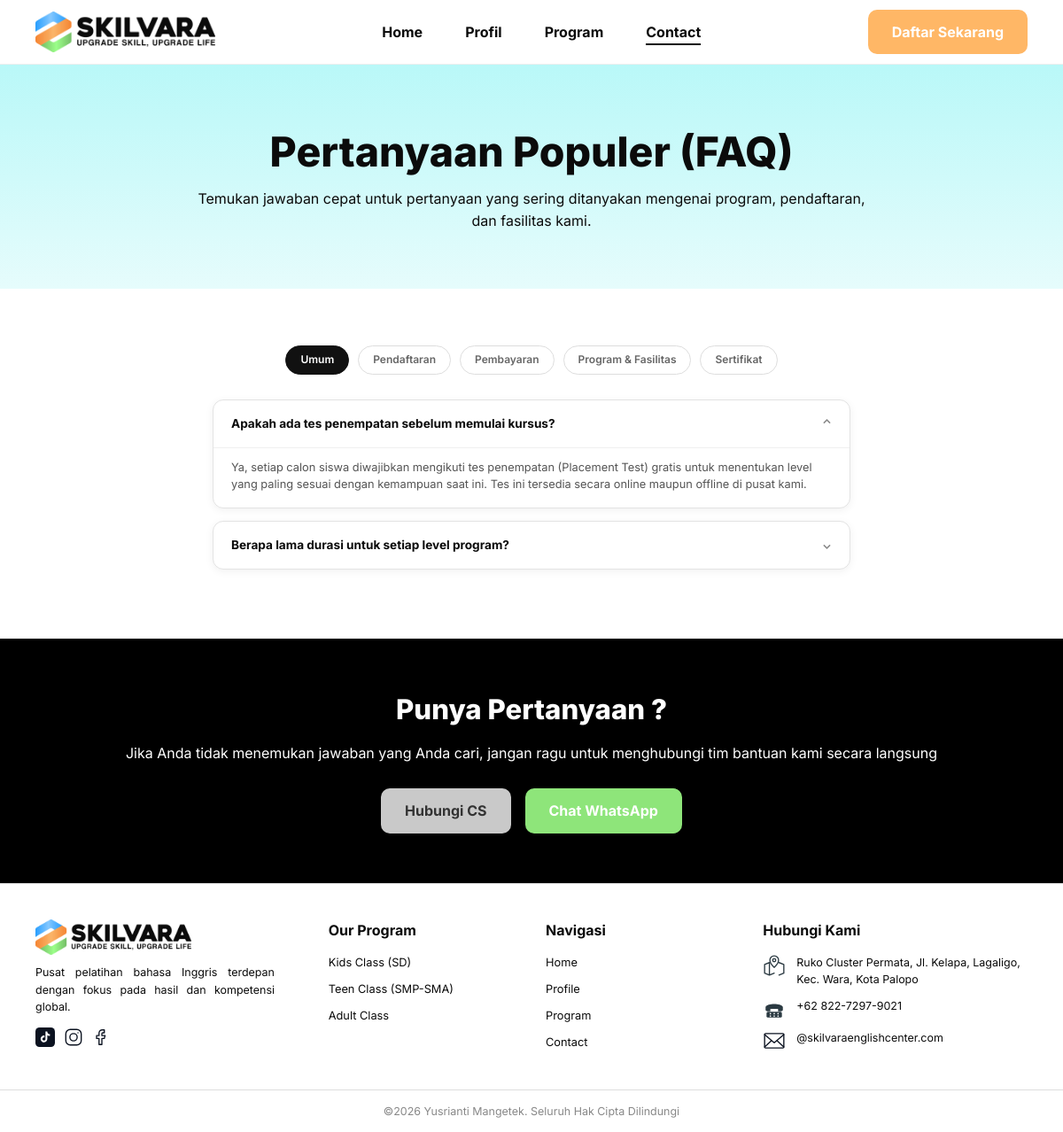
/pages/faq.php, run on the app's committed database.
### tables this page shows
CREATE TABLE `faq_categories` (
  `id`         INT UNSIGNED NOT NULL AUTO_INCREMENT,
  `name`       VARCHAR(60) NOT NULL,
  `slug`       VARCHAR(60) NOT NULL,
  `sort_order` TINYINT UNSIGNED NOT NULL DEFAULT 0,
  PRIMARY KEY (`id`),
  UNIQUE KEY `uq_faqcat_slug` (`slug`)
);

CREATE TABLE `faqs` (
  `id`          INT UNSIGNED NOT NULL AUTO_INCREMENT,
  `category_id` INT UNSIGNED NOT NULL,
  `question`    VARCHAR(255) NOT NULL,
  `answer`      TEXT         NOT NULL,
  `sort_order`  TINYINT UNSIGNED NOT NULL DEFAULT 0,
  `is_active`   TINYINT(1)   NOT NULL DEFAULT 1,
  PRIMARY KEY (`id`),
  KEY `idx_faq_cat` (`category_id`),
  CONSTRAINT `fk_faq_cat` FOREIGN KEY (`category_id`) REFERENCES `faq_categories` (`id`) ON DELETE CASCADE ON UPDATE CASCADE
);

CREATE TABLE `programs` (
  `id`                INT UNSIGNED NOT NULL AUTO_INCREMENT,
  `slug`              VARCHAR(50)  NOT NULL,
  `name`              VARCHAR(100) NOT NULL,
  `short_name`        VARCHAR(50)  NOT NULL,
  `image`             VARCHAR(120) NOT NULL,
  `price`             DECIMAL(12,0) NOT NULL DEFAULT 0,
  `total_sessions`    SMALLINT UNSIGNED NOT NULL DEFAULT 0,
  `has_module`        TINYINT(1)   NOT NULL DEFAULT 1,
  `tryout_count`      TINYINT UNSIGNED NOT NULL DEFAULT 0,
  `short_description` VARCHAR(300) NOT NULL,
  `description`       TEXT         NOT NULL,
  `sort_order`        TINYINT UNSIGNED NOT NULL DEFAULT 0,
  `is_active`         TINYINT(1)   NOT NULL DEFAULT 1,
  `created_at`        TIMESTAMP    NOT NULL DEFAULT CURRENT_TIMESTAMP,
  PRIMARY KEY (`id`),
  UNIQUE KEY `uq_programs_slug` (`slug`)
);

### config/database.php (called while the page is built, shortened)
<?php
function db(): PDO
{
    static $pdo = null;
    if ($pdo === null) {
        $dsn = sprintf('mysql:host=%s;port=%d;dbname=%s;charset=utf8mb4', DB_HOST, DB_PORT, DB_NAME);
        try {
            $pdo = new PDO($dsn, DB_USER, DB_PASS, [
                PDO::ATTR_ERRMODE            => PDO::ERRMODE_EXCEPTION,
                PDO::ATTR_DEFAULT_FETCH_MODE => PDO::FETCH_ASSOC,
                PDO::ATTR_EMULATE_PREPARES   => false,
            ]);
        } catch (PDOException $e) {
            http_response_code(500);
            exit('<h2>Koneksi database gagal</h2>'
                . '<p>Pastikan MySQL di Laragon sudah <b>Start</b> dan database <code>' . DB_NAME . '</code> sudah di-import '
                . '(lihat README.md).</p><pre>' . htmlspecialchars($e->getMessage()) . '</pre>');
        }
    }
    return $pdo;
}

### includes/functions.php (called while the page is built, shortened)
<?php
require_once __DIR__ . '/../config/database.php';
function base_url(string $path = ''): string
{
    static $base = null;
    if ($base === null) {
        $docRoot = realpath($_SERVER['DOCUMENT_ROOT'] ?? '') ?: '';
        $root    = realpath(ROOT_PATH) ?: ROOT_PATH;
        $docRoot = str_replace('\\', '/', $docRoot);
        $root    = str_replace('\\', '/', $root);
        if ($docRoot !== '' && stripos($root, $docRoot) === 0) {
            $base = rtrim(substr($root, strlen($docRoot)), '/');
        } else {
            $base = '';
        }
    }
    return $base . '/' . ltrim($path, '/');
}
function asset(string $path): string
{
    return base_url('assets/' . ltrim($path, '/'));
}
function e($value): string
{
    return htmlspecialchars((string) $value, ENT_QUOTES, 'UTF-8');
}
function get_setting(string $key, string $default = ''): string
{
    static $cache = null;
    if ($cache === null) {
        $cache = db()->query('SELECT setting_key, setting_value FROM site_settings')->fetchAll(PDO::FETCH_KEY_PAIR);
    }
    return $cache[$key] ?? $default;
}

### pages/faq.php (the view, shortened to what this page needs)
<?php
require_once __DIR__ . '/../includes/header.php';
$categories = db()->query('SELECT id, name, slug FROM faq_categories ORDER BY sort_order, id')->fetchAll();
$faqs = db()->query('SELECT f.question, f.answer, c.slug AS cat FROM faqs f JOIN faq_categories c ON c.id = f.category_id WHERE f.is_active = 1 ORDER BY f.sort_order, f.id')->fetchAll();
$wa = preg_replace('/\D+/', '', get_setting('whatsapp', '6282272979021'));
?>
<section class="hero hero-small hero-center">
    <div class="container">
        <h1>Pertanyaan Populer (FAQ)</h1>
        <p>Temukan jawaban cepat untuk pertanyaan yang sering ditanyakan mengenai program, pendaftaran, dan fasilitas kami.</p>
    </div>
</section>
<section class="section">
    <div class="container faq-wrap">
        <div class="tabs" role="tablist" data-faq-tabs>
            <?php foreach ($categories as $i => $c): ?>
                <button type="button" role="tab" class="tab <?= $i === 0 ? 'active' : '' ?>" data-cat="<?= e($c['slug']) ?>"><?= e($c['name']) ?></button>
            <?php endforeach; ?>
        </div>
        <div class="faq-list" data-faq-list>
            <?php foreach ($faqs as $f): ?>
                <details class="faq-item" data-cat="<?= e($f['cat']) ?>">
                    <summary><?= e($f['question']) ?></summary>
                    <p><?= e($f['answer']) ?></p>
                </details>
            <?php endforeach; ?>
        </div>
    </div>
</section>
<section class="cta-dark">
    <div class="container center">
        <h2>Punya Pertanyaan ?</h2>
        <p>Jika Anda tidak menemukan jawaban yang Anda cari, jangan ragu untuk menghubungi tim bantuan kami secara langsung</p>
        <div class="btn-row center-row">
            <a class="btn btn-grey" href="<?= base_url('pages/contact.php') ?>">Hubungi CS</a>
            <a class="btn btn-green" href="https://wa.me/<?= e($wa) ?>" target="_blank" rel="noopener">Chat WhatsApp</a>
        </div>
    </div>
</section>
<?php require_once __DIR__ . '/../includes/footer.php'; ?>

### includes/footer.php (shortened to what this page needs)
<?php
require_once __DIR__ . '/functions.php';
$footerPrograms = db()->query('SELECT name, slug FROM programs WHERE is_active = 1 ORDER BY sort_order, id')->fetchAll();
$address = get_setting('address', 'Ruko Cluster Permata, Jl. Kelapa, Lagaligo, Kec. Wara, Kota Palopo');
$phone   = get_setting('phone', '+62 822-7297-9021');
$email   = get_setting('email', '@skilvaraenglishcenter.com');
?>
</main>
<footer class="site-footer">
    <div class="container footer-grid">
        <div class="footer-brand">
            <a class="brand" href="<?= base_url('index.php') ?>">
                <img src="<?= asset('images/logo/logo-skilvara.png') ?>" alt="Skilvara - Upgrade Skill, Upgrade Life">
            </a>
            <p>Pusat pelatihan bahasa Inggris terdepan dengan fokus pada hasil dan kompetensi global.</p>
            <?php include __DIR__ . '/social.php'; ?>
        </div>
        <div>
            <h4>Our Program</h4>
            <ul>
                <?php foreach ($footerPrograms as $fp): ?>
                    <li><a href="<?= base_url('pages/program-detail.php?slug=' . urlencode($fp['slug'])) ?>"><?= e($fp['name']) ?></a></li>
                <?php endforeach; ?>
            </ul>
        </div>
        <div>
            <h4>Navigasi</h4>
            <ul>
                <li><a href="<?= base_url('index.php') ?>">Home</a></li>
                <li><a href="<?= base_url('pages/profil.php') ?>">Profile</a></li>
                <li><a href="<?= base_url('pages/program.php') ?>">Program</a></li>
                <li><a href="<?= base_url('pages/contact.php') ?>">Contact</a></li>
            </ul>
        </div>
        <div>
            <h4>Hubungi Kami</h4>
            <ul class="contact-list">
                <li><img src="<?= asset('images/icons/pin.svg') ?>" alt="" aria-hidden="true"><span><?= e($address) ?></span></li>
                <li><img src="<?= asset('images/icons/phone.svg') ?>" alt="" aria-hidden="true"><span><?= e($phone) ?></span></li>
                <li><img src="<?= asset('images/icons/mail.svg') ?>" alt="" aria-hidden="true"><span><?= e($email) ?></span></li>
            </ul>
        </div>
    </div>
    <div class="footer-bottom">
        <p>&copy;<?= date('Y') ?> Yusrianti Mangetek. Seluruh Hak Cipta Dilindungi</p>
    </div>
</footer>
</body>
</html>

### assets/css/style.css (style rules this page uses)
:root { --cyan: #b9f8f8; --cyan-soft: #e6fcfc; --mint: #e8f8e4; --green: #8ee57a; --green-strong: #33f060; --orange: #ffb766; --ink: #0b0b0b; --muted: #4b5563; --line: #d9d9d9; --radius: 14px; --shadow: 0 2px 10px rgba(0, 0, 0, .06); }
*, *::before, *::after { box-sizing: border-box; }
html { scroll-behavior: smooth; }
body { margin: 0; font-family: 'Inter', system-ui, -apple-system, 'Segoe UI', Roboto, Arial, sans-serif; color: var(--ink); background: #fff; line-height: 1.55; }
img { max-width: 100%; display: block; }
a { color: inherit; }
ul, ol { margin: 0; padding: 0; list-style: none; }
h1, h2, h3, h4, p, dl, dd { margin: 0; }
button, input, select, textarea { font: inherit; }
.container { width: min(1120px, 100% - 48px); margin-inline: auto; }
.section { padding: 64px 0; }
.center { text-align: center; }
.center-row { justify-content: center; }
h1 { font-size: clamp(2rem, 4vw, 2.9rem); line-height: 1.15; font-weight: 800; }
h2 { font-size: clamp(1.5rem, 2.6vw, 2rem); font-weight: 800; }
.btn { display: inline-block; padding: 12px 26px; border-radius: 10px; font-weight: 700; text-decoration: none; border: 1px solid transparent; cursor: pointer; text-align: center; transition: transform .12s, filter .12s; }
.btn-green { background: var(--green); color: #fff; }
.btn-grey { background: #c9c9c9; color: #333; }
.btn-row { display: flex; gap: 16px; flex-wrap: wrap; margin-top: 28px; }
.brand img { height: 46px; width: auto; }
.hero { background: linear-gradient(180deg, var(--cyan) 0%, var(--cyan-soft) 100%); overflow: hidden; }
.hero-center { text-align: center; padding: 72px 0 64px; }
.hero-center p { max-width: 760px; margin: 14px auto 0; }
.contact-list li { display: flex; gap: 12px; align-items: flex-start; margin-bottom: 12px; font-size: .85rem; }
.contact-list img { width: 26px; height: 26px; flex: none; }
.faq-wrap { width: min(720px, 100% - 32px); }
.tabs { display: flex; gap: 10px; flex-wrap: wrap; justify-content: center; margin-bottom: 28px; }
.tab { border: 1px solid #ddd; background: #fff; border-radius: 999px; padding: 6px 16px; font-size: .75rem; font-weight: 600; color: #666; cursor: pointer; }
.tab.active { background: #111; color: #fff; border-color: #111; }
.faq-item { border: 1px solid #e3e3e3; border-radius: 12px; margin-bottom: 14px; box-shadow: var(--shadow); background: #fff; }
.faq-item summary { cursor: pointer; padding: 16px 20px; font-weight: 700; font-size: .85rem; list-style: none; display: flex; justify-content: space-between; gap: 12px; }
.faq-item summary::after { content: '⌄'; color: #888; }
.faq-item[open] summary::after { content: '⌃'; }
.faq-item p { padding: 0 20px 16px; font-size: .8rem; color: #555; border-top: 1px solid #f0f0f0; padding-top: 12px; }
.cta-dark { background: #000; color: #fff; padding: 56px 0; }
.cta-dark p { margin-top: 12px; }
.site-footer { border-top: 1px solid #ddd; padding-top: 40px; background: #fff; }
.footer-grid { display: grid; grid-template-columns: 1.4fr 1fr 1fr 1.4fr; gap: 32px; padding-bottom: 32px; }
.footer-brand .brand img { height: 40px; }
.footer-brand p { font-size: .78rem; margin: 10px 0 14px; text-align: justify; max-width: 270px; }
.site-footer h4 { font-size: 1rem; margin-bottom: 14px; }
.site-footer li { font-size: .8rem; margin-bottom: 10px; }
.site-footer li a { text-decoration: none; }
.footer-bottom { border-top: 1px solid #ddd; text-align: center; padding: 14px; font-size: .78rem; color: #888; }
.site-footer .contact-list li { font-size: .78rem; }

### data on the page
faq_categories: name "Umum"
faq_categories: name "Pendaftaran"
faq_categories: name "Pembayaran"
faq_categories: name "Program & Fasilitas"
faq_categories: name "Sertifikat"
faqs: question "Apakah ada tes penempatan sebelum memulai kursus?", answer "Ya, setiap calon siswa diwajibkan mengikuti tes penempatan (Placement Test) gratis untuk menentukan level yang paling sesuai dengan kemampuan saat ini. Tes ini tersedia secara online maupun offline di pusat kami."
faqs: question "Berapa lama durasi untuk setiap level program?"
programs: name "Kids Class (SD)"
programs: name "Teen Class (SMP-SMA)"
programs: name "Adult Class"

### other printed values
$label "Home"
$label "Profil"
$label "Program"
$label "Contact"
$address "Ruko Cluster Permata, Jl. Kelapa, Lagaligo, Kec. Wara, Kota Palopo"
$phone "+62 822-7297-9021"
$email "@skilvaraenglishcenter.com"
